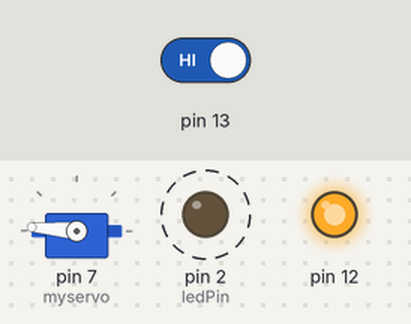
The sketch below on a simulated Arduino Uno, built with avr-gcc and run on an emulated ATmega328P. Shown: servo, output pins drawn as LEDs (lit = HIGH). Dashed ring = blinking. Inputs (shaded band) come from the test bench; at power-on: pin 13 HIGH.

Above: at 3.5 s.
3.6 s: pin 13 driven LOW
At 6.1 s:
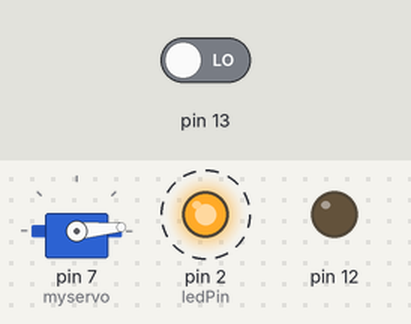
7.5 s: pin 13 driven HIGH
At 9.4 s:
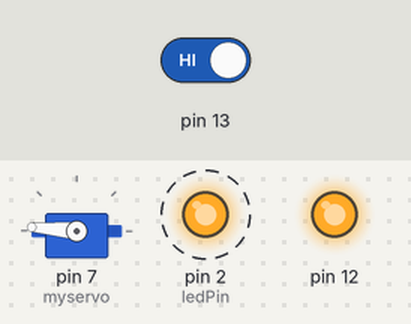
Timing chart, 0 to 17.4 s (numbered marks = the images above; inputs shaded):
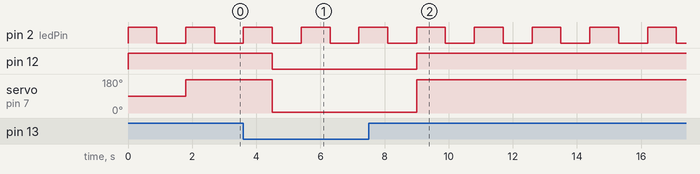

Measured:
- after the input at 3.6 s, pin 12: HIGH → LOW after 0.90 s; servo on pin 7 (myservo): 175° → 5° after 0.90 s
- after the input at 7.5 s, pin 12: LOW → HIGH after 1.5 s; servo on pin 7 (myservo): 5° → 175° after 1.5 s
- by itself, pin 2 (ledPin): alternates HIGH for 0.90 s and LOW for 0.90 s

The sketch:

Build_11.ino
```cpp
 #include <Servo.h>

Servo myservo;
int pos = 0;
int x =900;


int ledPin =  2;
void setup()   {
  pinMode(ledPin, OUTPUT);
  pinMode(12, OUTPUT);
  pinMode(13, INPUT);
  digitalWrite(12, HIGH);
  myservo.attach(7);
}
void loop()
{
  digitalWrite(ledPin, HIGH);
  delay(x);
  if(digitalRead(13)==LOW){
    digitalWrite(12, LOW);
    myservo.write(5);
  }

  digitalWrite(ledPin, LOW);
  delay(x);
  if(digitalRead(13)==HIGH){
    digitalWrite(12, HIGH);
    myservo.write(175);
  }
}
```
